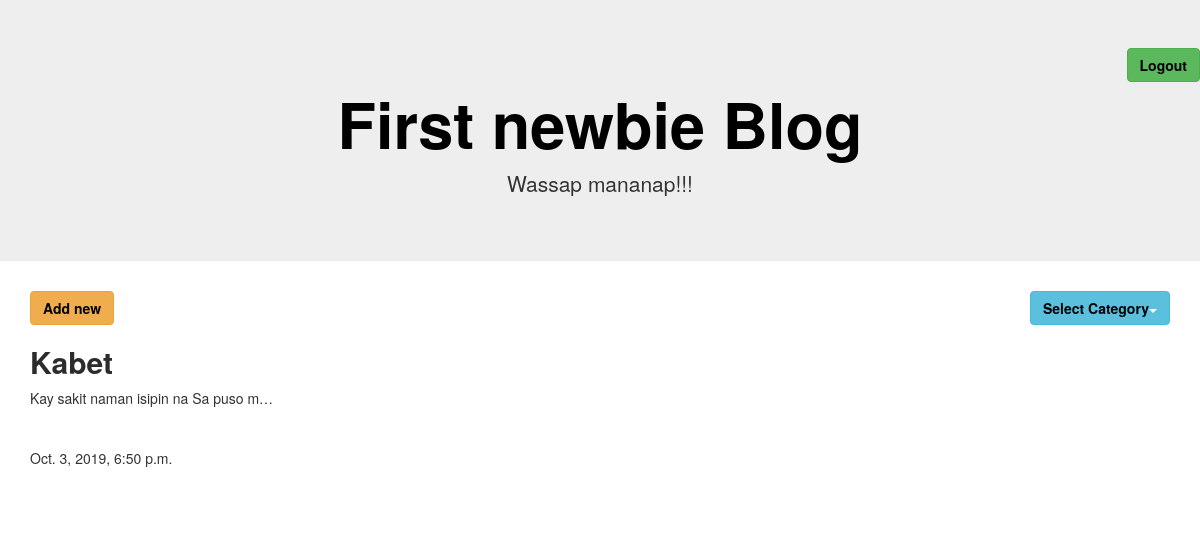
The app's page /category/2/ with its own data.
### userApp/models.py (models this page shows, shortened)
class Content(models.Model):
    title = models.CharField(max_length=100)
    cont = models.TextField()
    date_published = models.DateTimeField(default=timezone.now)
    author = models.ForeignKey(settings.AUTH_USER_MODEL, on_delete=models.CASCADE)
    category = models.ForeignKey(Category, on_delete = models.CASCADE, null = True)
    tags = TaggableManager()
    image = models.ImageField(upload_to='images/', null =True)

### userApp/views.py (the view)
# urls.py: path('category/<int:category_id>/', CategoryList.as_view(), name = 'catList'),
class CategoryList(TemplateView):
    template_name = "contentList.html"
    def get(self,request,**kwargs):
        category_id = kwargs.get('category_id')
        categ = Category.objects.get(pk = category_id)
        queryset = Content.objects.filter(category = categ)
        category_list = Category.objects.all()
        return render(request,self.template_name, {"queryset":queryset, "category_list": category_list})

### userApp/templates/contentList.html (shortened to what this page needs)
    {% extends 'base.html' %}
        {% block content %}
            <div class="dropdown">
                <button type="button" class="btn btn-warning"><a href="{% url 'contNew' %}" >Add new</a></button>
                <button class="btn btn-info dropdown-toggle pull-right " type="button" data-toggle="dropdown"><a href="">Select Category</a><span class="caret"></span></button>
              </div>
            <div class="row">
                {% for con in queryset %}
                    <div class="col-sm-3">
                        <h2><a href="{% url 'contDetail' content_id=con.id %}">{{ con.title }}</a></h2>
                        <p>{{ con.cont }}</p>
                        <p>{{ con.date_published }}</p>
                    </div>
                {% endfor %}
            </div>
    </body>
    {% endblock %}

### userApp/static/css/userApp.css (style rules this page uses)
.col-sm-3 p { width: 250px; height: 50px; white-space: nowrap; overflow: hidden; text-overflow: ellipsis; }
.col-sm-3 a { color: #2c2c2c; font-weight: bold; }
.btn-warning a { color: black; font-weight: bold; }
.btn-info a { color: black; font-weight: bold; text-align: right; }

### records on screen
Content: title "Kabet", cont "Kay sakit naman isipin na Sa puso m…", date_published "Oct. 3, 2019, 6:50 p.m."
